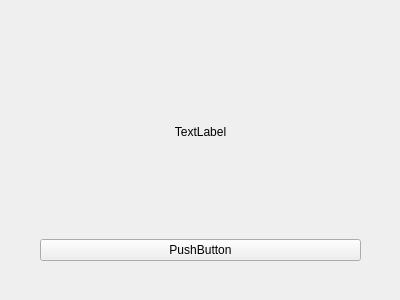
<?xml version="1.0" encoding="UTF-8"?>
<ui version="4.0">
 <class>Form</class>
 <widget class="QWidget" name="Form">
  <property name="geometry">
   <rect>
    <x>0</x>
    <y>0</y>
    <width>400</width>
    <height>300</height>
   </rect>
  </property>
  <property name="windowTitle">
   <string>Form</string>
  </property>
  <widget class="QWidget" name="verticalLayoutWidget">
   <property name="geometry">
    <rect>
     <x>40</x>
     <y>30</y>
     <width>321</width>
     <height>231</height>
    </rect>
   </property>
   <layout class="QVBoxLayout" name="verticalLayout">
    <item>
     <widget class="QLabel" name="label">
      <property name="sizePolicy">
       <sizepolicy hsizetype="Ignored" vsizetype="Ignored">
        <horstretch>0</horstretch>
        <verstretch>0</verstretch>
       </sizepolicy>
      </property>
      <property name="text">
       <string>TextLabel</string>
      </property>
      <property name="alignment">
       <set>Qt::AlignCenter</set>
      </property>
     </widget>
    </item>
    <item>
     <widget class="QPushButton" name="pushButton">
      <property name="sizePolicy">
       <sizepolicy hsizetype="Preferred" vsizetype="Fixed">
        <horstretch>0</horstretch>
        <verstretch>0</verstretch>
       </sizepolicy>
      </property>
      <property name="text">
       <string>PushButton</string>
      </property>
     </widget>
    </item>
   </layout>
  </widget>
 </widget>
 <resources/>
 <connections/>
</ui>
